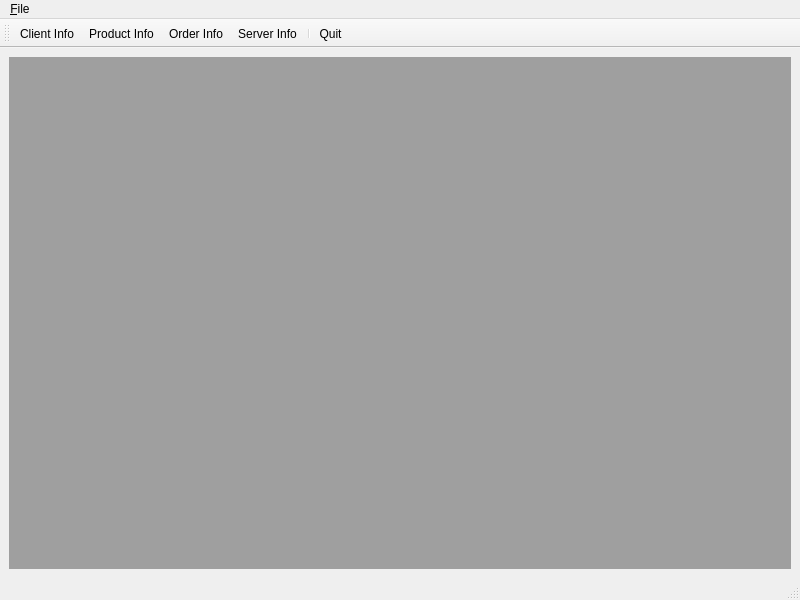
<?xml version="1.0" encoding="UTF-8"?>
<ui version="4.0">
 <class>MainWindow</class>
 <widget class="QMainWindow" name="MainWindow">
  <property name="geometry">
   <rect>
    <x>0</x>
    <y>0</y>
    <width>800</width>
    <height>600</height>
   </rect>
  </property>
  <property name="windowTitle">
   <string>MainWindow</string>
  </property>
  <widget class="QWidget" name="centralwidget">
   <layout class="QHBoxLayout" name="horizontalLayout">
    <item>
     <widget class="QMdiArea" name="mdiArea">
      <property name="viewMode">
       <enum>QMdiArea::TabbedView</enum>
      </property>
      <property name="documentMode">
       <bool>true</bool>
      </property>
      <property name="tabsClosable">
       <bool>false</bool>
      </property>
     </widget>
    </item>
   </layout>
  </widget>
  <widget class="QMenuBar" name="menubar">
   <property name="geometry">
    <rect>
     <x>0</x>
     <y>0</y>
     <width>800</width>
     <height>17</height>
    </rect>
   </property>
   <widget class="QMenu" name="menu_File">
    <property name="title">
     <string>&amp;File</string>
    </property>
    <addaction name="separator"/>
    <addaction name="actionQuit"/>
   </widget>
   <addaction name="menu_File"/>
  </widget>
  <widget class="QStatusBar" name="statusbar"/>
  <widget class="QToolBar" name="toolBar">
   <property name="windowTitle">
    <string>toolBar</string>
   </property>
   <attribute name="toolBarArea">
    <enum>TopToolBarArea</enum>
   </attribute>
   <attribute name="toolBarBreak">
    <bool>false</bool>
   </attribute>
   <addaction name="actionClient"/>
   <addaction name="actionProduct"/>
   <addaction name="actionOrder"/>
   <addaction name="actionServer"/>
   <addaction name="separator"/>
   <addaction name="actionQuit"/>
  </widget>
  <action name="actionQuit">
   <property name="text">
    <string>Quit</string>
   </property>
  </action>
  <action name="actionClient">
   <property name="text">
    <string>Client Info</string>
   </property>
   <property name="shortcut">
    <string>Ctrl+1</string>
   </property>
  </action>
  <action name="actionProduct">
   <property name="text">
    <string>Product Info</string>
   </property>
   <property name="shortcut">
    <string>Ctrl+2</string>
   </property>
  </action>
  <action name="actionOrder">
   <property name="text">
    <string>Order Info</string>
   </property>
   <property name="toolTip">
    <string>Order Info</string>
   </property>
   <property name="shortcut">
    <string>Ctrl+3</string>
   </property>
  </action>
  <action name="actionServer">
   <property name="text">
    <string>Server Info</string>
   </property>
   <property name="toolTip">
    <string>Server Info</string>
   </property>
   <property name="shortcut">
    <string>Ctrl+4</string>
   </property>
  </action>
 </widget>
 <resources/>
 <connections>
  <connection>
   <sender>actionQuit</sender>
   <signal>triggered()</signal>
   <receiver>MainWindow</receiver>
   <slot>close()</slot>
   <hints>
    <hint type="sourcelabel">
     <x>-1</x>
     <y>-1</y>
    </hint>
    <hint type="destinationlabel">
     <x>399</x>
     <y>299</y>
    </hint>
   </hints>
  </connection>
 </connections>
</ui>
